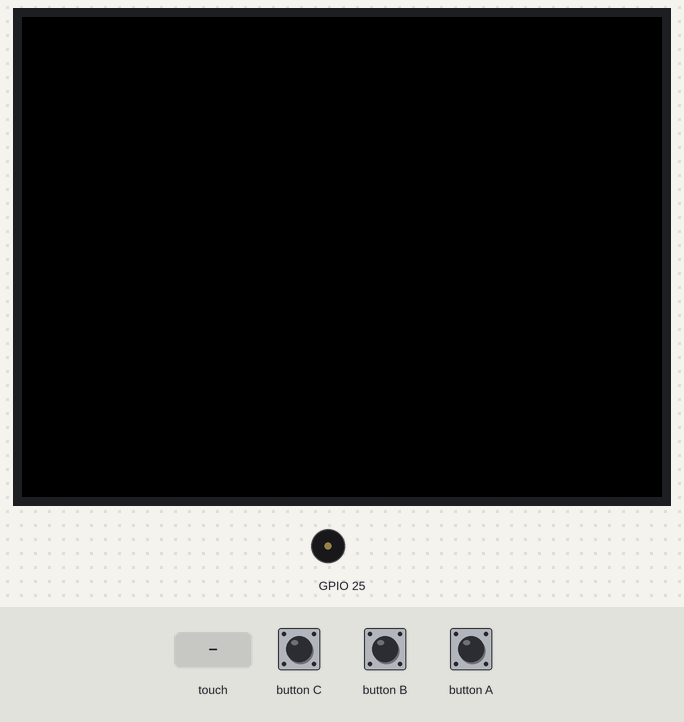
Bench run of a sketch on a simulated ESP32. On the bench: 320×240 colour display, buzzer (waves = sounding). The test bench sets the inputs (shaded band).

Above: at 1.3 s.
1.4 s: touch panel pressed at 13 % / 10 % of its raw x / y range
At 1.52 s:
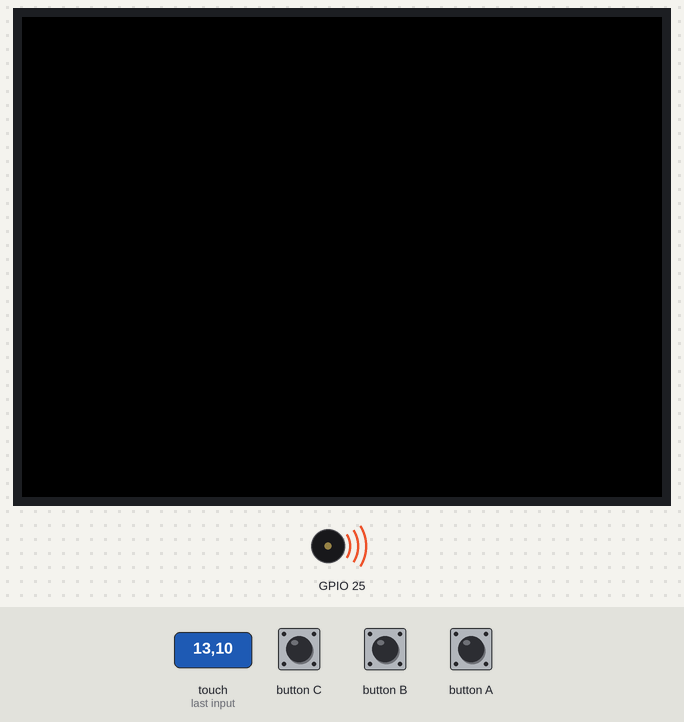
Timing chart, 0 to 4.4 s (numbered marks = the images above; inputs shaded):
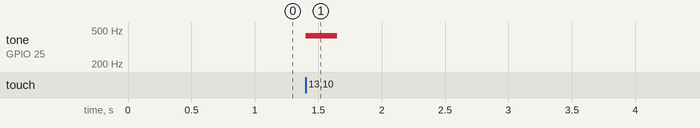

Measured:
- after the input at 1.4 s, tone on GPIO 25: silent → 430 Hz at once, → silent 0.25 s later

The sketch:

speaker_touch.ino
```cpp
// 第10回: タッチ位置で周波数と音量を変化させる簡易テルミン
// 動作: 画面をタッチしている間、X 座標で音程・Y 座標で音量が変わる

#include <M5Unified.h>

void setup() {
  M5.begin();
}

void loop() {
  M5.update();

  auto t = M5.Touch.getDetail();
  if (t.isPressed()) {
    int freq = map(t.x, 0, 320, 200, 2000);
    int vol  = map(t.y, 0, 240, 255, 0);

    M5.Speaker.setVolume(vol);
    M5.Speaker.tone(freq, 100);
  }
}
```
